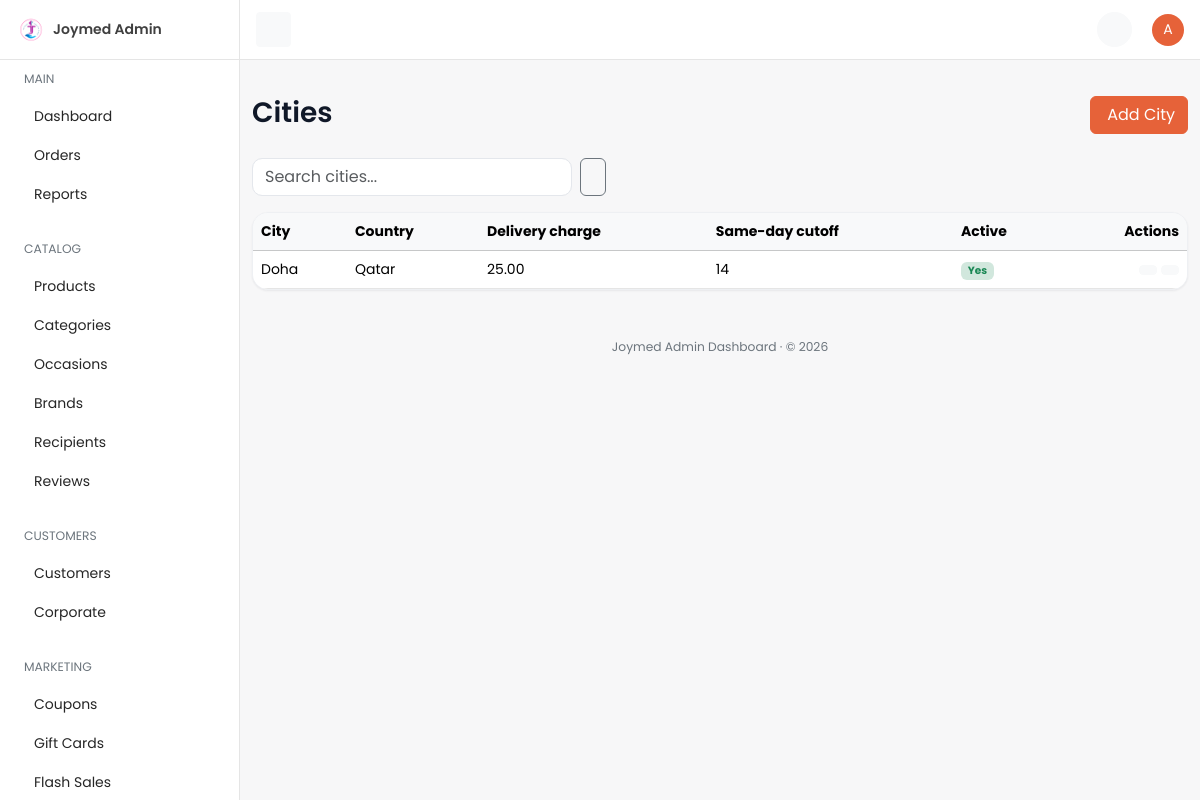
The page /dashboard/city/ (signed in) on the database as committed earlier.
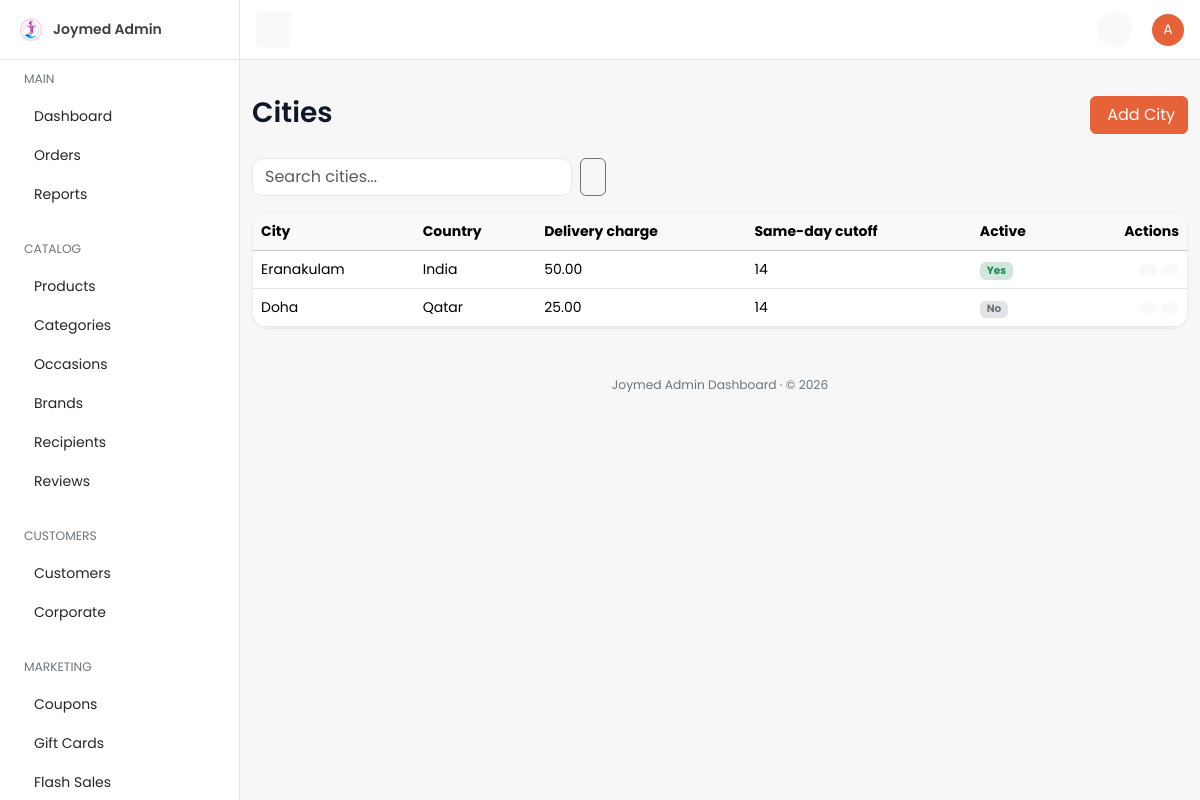
The same page on the database as committed later.
### delivery/models.py (models this page shows, shortened)
class City(TimeStampedModel):
    country = models.ForeignKey(
        Country,
        on_delete=models.PROTECT,
        related_name="cities",
        verbose_name="Country",
    )
    name = models.CharField(
        max_length=120,
        verbose_name="City name",
        help_text="Display name of the city, e.g. Doha.",
    )
    slug = models.SlugField(
        max_length=120,
        unique=True,
        db_index=True,
        verbose_name="Slug",
        help_text="URL-friendly identifier for this city.",
    )
    delivery_charge_base = models.DecimalField(
        max_digits=10,
        decimal_places=2,
        default=25,
        verbose_name="Base delivery charge",
        help_text="Default delivery fee for this city in the store currency.",
    )
    same_day_cutoff_hour = models.PositiveSmallIntegerField(
        default=14,
        verbose_name="Same-day cutoff hour",
        help_text="Local hour (0–23) after which same-day delivery slots are hidden.",
    )
    is_active = models.BooleanField(
        default=True,
        db_index=True,
        verbose_name="Is active",
        help_text="When False, this city is hidden from customer address forms.",
    )
    class Meta:
        verbose_name = "City"
        verbose_name_plural = "Cities"
        indexes = [
            models.Index(fields=["is_active"], name="delivery_city_is_active_idx"),
            models.Index(fields=["country", "is_active"], name="delivery_city_country_idx"),
        ]

class Country(TimeStampedModel):
    name = models.CharField(max_length=120, verbose_name="Country name")
    code = models.CharField(
        max_length=2,
        unique=True,
        db_index=True,
        verbose_name="ISO country code",
        help_text="Two-letter ISO code, e.g. QA.",
    )
    is_active = models.BooleanField(default=True, db_index=True, verbose_name="Is active")
    class Meta:
        verbose_name = "Country"
        verbose_name_plural = "Countries"
        indexes = [
            models.Index(fields=["is_active"], name="delivery_country_active_idx"),
        ]

### dashboard/views/delivery.py (the view)
class CityListView(DashboardListView):
    model = City
    nav_section = "cities"
    url_basename = "city"
    singular_name = "City"
    plural_name = "Cities"
    search_fields = ["name", "slug"]
    select_related = ["country"]
    columns = [
        {"label": "City", "name": "name"},
        {"label": "Country", "name": "country.name"},
        {"label": "Delivery charge", "name": "delivery_charge_base", "type": "money"},
        {"label": "Same-day cutoff", "name": "same_day_cutoff_hour"},
        {"label": "Active", "name": "is_active", "type": "bool"},
    ]

### dashboard/templates/dashboard/crud/list.html (shortened to what this page needs)
{% extends "dashboard/base.html" %}
{% load dashboard_extras %}
{% block page_title %}{{ plural_name }}{% endblock %}
{% block page_actions %}
  {% if can_create %}
  <a href="{{ create_url }}" class="btn btn-primary">Add {{ singular_name }}</a>
  {% endif %}
{% endblock %}
{% block content %}
<div class="row">
  <div class="col-12">
    {% if searchable %}
    <form method="get" class="d-flex gap-2 mb-3" role="search">
      <input type="text" name="q" value="{{ search_query }}" class="form-control" style="max-width: 320px;"
             placeholder="Search {{ plural_name|lower }}..." />
      <button type="submit" class="btn btn-outline-secondary"></button>
    </form>
    {% endif %}
    <div class="card table-responsive">
      <table class="table mb-0 text-nowrap table-hover align-middle">
        <thead class="table-light">
          <tr>
            {% for col in columns %}<th>{{ col.label }}</th>{% endfor %}
            {% if can_edit or can_delete %}<th class="text-end">Actions</th>{% endif %}
          </tr>
        </thead>
        <tbody>
          {% for obj in objects %}
          <tr>
            {% for col in columns %}
            <td>
              {% cell_value obj col as value %}
              {% if col.type == "bool" %}
                {% if value %}<span class="badge bg-success-subtle text-success">Yes</span>
                {% else %}<span class="badge bg-secondary-subtle text-secondary">No</span>{% endif %}
              {% elif col.type == "money" %}
                {{ value|floatformat:2 }}
              {% elif col.type == "image" %}
                {% if value %}<img src="{{ value.url }}" class="avatar avatar-md rounded" alt="" />
                {% else %}<span class="avatar avatar-md avatar-secondary rounded d-inline-flex"><span class="avatar-initials rounded">–</span></span>{% endif %}
              {% elif col.type == "badge" %}
                <span class="badge bg-primary-subtle text-primary">{{ value }}</span>
              {% elif col.type == "datetime" %}
                {{ value|date:"M d, Y H:i" }}
              {% else %}
                {{ value|default_if_none:"" }}
              {% endif %}
            </td>
            {% endfor %}
            {% if can_edit or can_delete %}
            <td class="text-end">
              {% if can_edit %}
              <a href="{% row_action_url url_basename 'update' obj.pk %}" class="btn btn-sm btn-light" title="Edit"></a>
              {% endif %}
              {% if can_delete %}
              <a href="{% row_action_url url_basename 'delete' obj.pk %}" class="btn btn-sm btn-light text-danger" title="Delete"></a>
              {% endif %}
            </td>
            {% endif %}
          </tr>
          {% empty %}
          <tr>
            <td colspan="{{ columns|length|add:1 }}" class="text-center text-secondary py-5">
              No {{ plural_name|lower }} found.
            </td>
          </tr>
          {% endfor %}
        </tbody>
      </table>
    </div>
  </div>
</div>
{% endblock %}

### dashboard/templates/dashboard/base.html (shortened to what this page needs)
{% load static %}
<!DOCTYPE html>
<html lang="en">
<head>
  <link href="https://cdn.jsdelivr.net/npm/bootstrap@5.3.3/dist/css/bootstrap.min.css" rel="stylesheet" />
  <link href="https://cdn.jsdelivr.net/npm/@tabler/icons-webfont@3.31.0/dist/tabler-icons.min.css" rel="stylesheet" />
  <link href="{% static 'dashboard/css/dashboard.css' %}" rel="stylesheet" />
</head>
<body>
  {% include "dashboard/partials/_topbar.html" %}
  {% include "dashboard/partials/_sidebar.html" %}
  <main id="content" class="content py-10">
    <div class="container-fluid">
      {% block page_header %}
      <div class="d-flex flex-column flex-md-row justify-content-between align-items-md-center mb-4 gap-2">
        <div>
          <h1 class="fs-3 mb-1">{% block page_title %}Dashboard{% endblock %}</h1>
        </div>
        <div>{% block page_actions %}{% endblock %}</div>
      </div>
      {% endblock %}
      {% block content %}{% endblock %}
      <div class="row">
        <div class="col-12">
          <footer class="text-center py-2 mt-6 text-secondary">
            <p class="mb-0 small">Joymed Admin Dashboard · &copy; {% now "Y" %}</p>
          </footer>
        </div>
      </div>
    </div>
  </main>
</body>
</html>

### dashboard/templates/dashboard/partials/_topbar.html (shortened to what this page needs)
{% load static %}
<nav id="topbar" class="navbar bg-white border-bottom fixed-top topbar px-3">
  <button id="toggleBtn" class="d-none d-lg-inline-flex btn btn-light btn-icon btn-sm" type="button">
  </button>
  <div>
    <ul class="list-unstyled d-flex align-items-center mb-0 gap-1">
      <li>
        <a class="position-relative btn-icon btn-sm btn-light btn rounded-circle" data-bs-toggle="dropdown"
           aria-expanded="false" href="#" role="button">
        </a>
      </li>
      <li class="ms-3 dropdown">
        <a href="#" role="button" data-bs-toggle="dropdown" aria-expanded="false">
          <span class="avatar avatar-sm avatar-primary rounded-circle">
            <span class="avatar-initials rounded-circle">{{ request.user.get_username|slice:":1"|upper }}</span>
          </span>
        </a>
      </li>
    </ul>
  </div>
</nav>

### dashboard/templates/dashboard/partials/_sidebar.html (shortened to what this page needs)
{% load static %}
<aside id="sidebar" class="sidebar">
  <div class="logo-area">
    <a href="{% url 'dashboard:home' %}" class="d-inline-flex align-items-center">
      <img src="{% static 'dashboard/images/logo.png' %}" alt="Joymed Admin" width="28" height="28" style="border-radius: 50%; object-fit: contain;" />
      <span class="logo-text ms-2 fw-semibold">Joymed Admin</span>
    </a>
  </div>
  <ul class="nav flex-column">
    <li class="px-4 py-2"><small class="nav-text text-secondary text-uppercase">Main</small></li>
    <li>
      <a class="nav-link {% if nav_section == 'home' %}active{% endif %}" href="{% url 'dashboard:home' %}">
        <span class="nav-text">Dashboard</span>
      </a>
    </li>
    <li>
      <a class="nav-link {% if nav_section == 'orders' %}active{% endif %}" href="{% url 'dashboard:order-list' %}">
        <span class="nav-text">Orders</span>
      </a>
    </li>
    <li>
      <a class="nav-link {% if nav_section == 'reports' %}active{% endif %}" href="{% url 'dashboard:reports' %}">
        <span class="nav-text">Reports</span>
      </a>
    </li>
    <li class="px-4 pt-4 pb-2"><small class="nav-text text-secondary text-uppercase">Catalog</small></li>
    <li>
      <a class="nav-link {% if nav_section == 'products' %}active{% endif %}" href="{% url 'dashboard:product-list' %}">
        <span class="nav-text">Products</span>
      </a>
    </li>
    <li>
      <a class="nav-link {% if nav_section == 'categories' %}active{% endif %}" href="{% url 'dashboard:category-list' %}">
        <span class="nav-text">Categories</span>
      </a>
    </li>
    <li>
      <a class="nav-link {% if nav_section == 'occasions' %}active{% endif %}" href="{% url 'dashboard:occasion-list' %}">
        <span class="nav-text">Occasions</span>
      </a>
    </li>
    <li>
      <a class="nav-link {% if nav_section == 'brands' %}active{% endif %}" href="{% url 'dashboard:brand-list' %}">
        <span class="nav-text">Brands</span>
      </a>
    </li>
    <li>
      <a class="nav-link {% if nav_section == 'recipients' %}active{% endif %}" href="{% url 'dashboard:recipient-list' %}">
        <span class="nav-text">Recipients</span>
      </a>
    </li>
    <li>
      <a class="nav-link {% if nav_section == 'reviews' %}active{% endif %}" href="{% url 'dashboard:review-list' %}">
        <span class="nav-text">Reviews</span>
      </a>
    </li>
    <li class="px-4 pt-4 pb-2"><small class="nav-text text-secondary text-uppercase">Customers</small></li>
    <li>
      <a class="nav-link {% if nav_section == 'customers' %}active{% endif %}" href="{% url 'dashboard:customer-list' %}">
        <span class="nav-text">Customers</span>
      </a>
    </li>
    <li>
      <a class="nav-link {% if nav_section == 'corporate' %}active{% endif %}" href="{% url 'dashboard:corporate-list' %}">
        <span class="nav-text">Corporate</span>
      </a>
    </li>
    <li class="px-4 pt-4 pb-2"><small class="nav-text text-secondary text-uppercase">Marketing</small></li>
    <li>
      <a class="nav-link {% if nav_section == 'coupons' %}active{% endif %}" href="{% url 'dashboard:coupon-list' %}">
        <span class="nav-text">Coupons</span>
      </a>
    </li>
    <li>
      <a class="nav-link {% if nav_section == 'giftcards' %}active{% endif %}" href="{% url 'dashboard:giftcard-list' %}">
        <span class="nav-text">Gift Cards</span>
      </a>
    </li>
    <li>
      <a class="nav-link {% if nav_section == 'flashsales' %}active{% endif %}" href="{% url 'dashboard:flashsale-list' %}">
        <span class="nav-text">Flash Sales</span>
      </a>
    </li>
  </ul>
</aside>

Rows that differ between the two databases and show on the page:
added City: columns "Eranakulam" "14", columns "50.00"
added Country: columns "India"
Other text that changed with them:
list line gone: "Yes"
new list line: "No"
